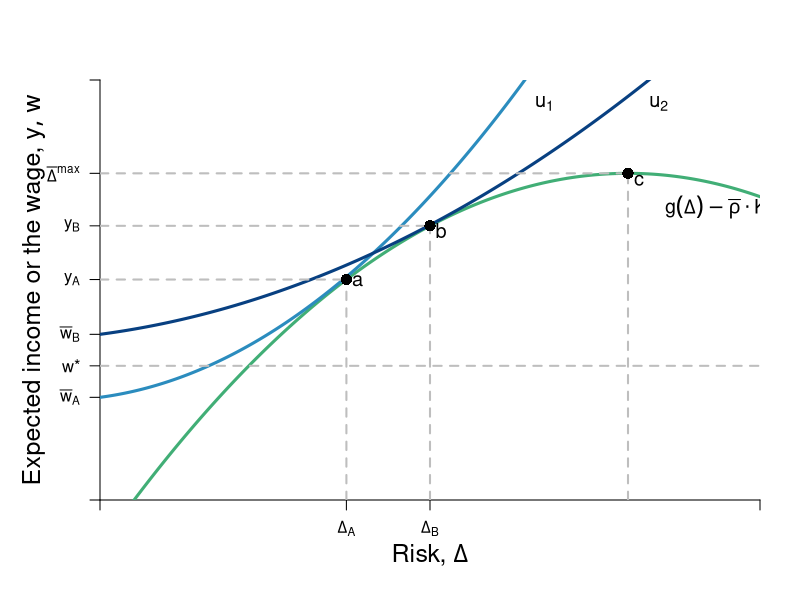

Write R code to recreate this figure.
require(ggplot2)
require(shape)
pdf(file = "capitalism/risk_contrast.pdf", width = 9, height = 7)

#Set parameters for graphics
axislabelsize <- 1.5
labelsize <- 1.2
graphlinewidth <- 3
segmentlinewidth <- 2
a <- c(2, 4, 6)


COL <- c("#7fc97f", "#beaed4", "#fdc086", "#ffff99", "#386cb0", "#f0027f", "#bf5b17", "#666666")
COLA <- c("#e0f3db", "#99d8c9","#66c2a4","#41ae76", "#238b45", "#005824")
COLB <- c("#c6dbef", "#4eb3d3", "#2b8cbe", "#0868ac","#084081")
COLC <- c("#fcfbfd", "#efedf5", "#dadaeb", "#bcbddc", "#9e9ac8", "#807dba", "#6a51a3", "#54278f", "#3f007d")

par(mar =  c(5, 5, 4, 2))
xlims <- c(0, 15)
ylims <- c(0, 18)

riskreturn <- function(g, int1 = 14, int2 = 4, coeff = 1/3){
  int1 - (int2 - (coeff)*g)^2
}

uA <- function(y, g, slope = 0.5){
  y + y*g  - slope*g^2
}

indiffA <- function(g, intercept = 3, slope1 = 0.25, slope2 = 0.12){
  intercept  + slope1*g + slope2*g^2
}

indiffA2 <- function(g, intercept = 3, slope1 = 0.25, slope2 = 0.05){
  intercept  + slope1*g + slope2*g^2
}

#Plot command 
plot(0, 0, xlim = xlims, ylim = ylims, 
     type = "n",
     xlab = expression(paste("")),
     ylab = expression(paste("")), 
     axes = FALSE,
     # xlab = expression(paste("Bob's Payoff, ", u^B)),
     # ylab = expression(paste("Alfredo's Payoff, ", u^A)),
     #xaxt = "n", 
     #yaxt = "n", 
     cex.lab = axislabelsize, 
     bty = "n", 
     xaxs="i", 
     yaxs="i"
)


#Customize ticks and labels for the plot
# ticksy <- seq(ylims[1], ylims[2], 3)
# ylabels <- seq(ylims[1], ylims[2], 3)
# ticksx <- seq(xlims[1], xlims[2], 5)
# xlabels <- seq(xlims[1], xlims[2], 5)
ticksx <- c(0, 5.6, 7.5, xlims[2])
xlabels <- c(NA, expression(paste(Delta[A])), expression(paste(Delta[B])), NA)
ticksy <- c(0, 4.4, 5.75, 7.1, riskreturn(5.6), riskreturn(7.5), riskreturn(g = 12), ylims[2])
ylabels <- c(NA, expression(paste(bar(w)[A])), expression(paste(w,"*")), expression(paste(bar(w)[B])), expression(paste(y[A])), expression(paste(y[B])), expression(paste(bar(Delta)^"max")), NA)

axis(1, at = ticksx, pos = 0, labels = xlabels)
axis(2, at = ticksy, pos = 0, labels = ylabels, las = 1)

#Axis labels and draw linear utility function
mtext(expression(paste("Risk, ", Delta)), side = 1, line = 2.5, cex = axislabelsize)
text(-1.5, 0.5*ylims[2], expression(paste("Expected income or the wage, ", list(y, w))), xpd = TRUE, cex = axislabelsize, srt = 90) 


npts <- 500 
xx1 <- seq(xlims[1], xlims[2], length.out = npts)
lines(xx1, riskreturn(xx1), col = COLA[4], lwd = graphlinewidth, lty = 1)
lines(xx1, indiffA(xx1, intercept = 4.4), col = COLB[3], lwd = graphlinewidth, lty = 1)
#lines(xx1, indiffA(xx1, intercept = 5.8), col = COLB[3], lwd = segmentlinewidth, lty = 2)
#lines(xx1, indiffA(xx1, intercept = 8), col = COLB[3], lwd = graphlinewidth, lty = 1)
lines(xx1, indiffA2(xx1, intercept = 7.1), col = COLB[5], lwd = graphlinewidth, lty = 1)
#lines(xx1, indiffA2(xx1, intercept = 5.8), col = COLB[5], lwd = segmentlinewidth, lty = 2)

#lines(xx1, indiffA2(xx1, intercept = 10), col = COLB[5], lwd = graphlinewidth, lty = 1)

#Add points a, b, c and c
segments(5.6, 0, 5.6, riskreturn(g = 5.6), lty = 2, col = "gray", lwd = segmentlinewidth)
segments(0, riskreturn(g = 5.6), 5.6, riskreturn(g = 5.6), lty = 2, col = "gray", lwd = segmentlinewidth)
points(5.6, riskreturn(g = 5.6), pch = 16, col = "black", cex = 1.5)
text(5.6 + 0.25, riskreturn(g = 5.6) - 0.05, expression(a), cex = labelsize)


segments(7.5, 0, 7.5, riskreturn(g = 7.5) , lty = 2, col = "gray", lwd = segmentlinewidth)
segments(0, riskreturn(g = 7.5) , 7.5, riskreturn(g = 7.5) , lty = 2, col = "gray", lwd = segmentlinewidth)
points(7.5, riskreturn(g = 7.5) , pch = 16, col = "black", cex = 1.5)
text(7.5 + 0.25, riskreturn(g = 7.5) - 0.2, expression(b), cex = labelsize)


segments(12, 0, 12, riskreturn(g = 12) , lty = 2, col = "gray", lwd = segmentlinewidth)
segments(0, riskreturn(g = 12) , 12, riskreturn(g = 12) , lty = 2, col = "gray", lwd = segmentlinewidth)
text(12 + 0.25, riskreturn(g = 12) - 0.3, expression(c), cex = labelsize)
points(12, riskreturn(g = 12) , pch = 16, col = "black", cex = 1.5)


#Segment for next best wage offer
segments(0, 5.75, xlims[2], 5.75, lty = 2, col = "gray", lwd = segmentlinewidth)





#Label risk return schedule
text(14, riskreturn(g = 14) - 1, expression(paste(g(Delta) - bar(rho)%.%K) ), cex = labelsize)

#Label value functions
#text(13.2, 17, expression(u[1]^B), cex = labelsize)
text(12.7, 17, expression(u[2]), cex = labelsize)
text(10.1, 17, expression(u[1]), cex = labelsize)
#text(8.2, 17, expression(u[2]^A), cex = labelsize)


dev.off()
